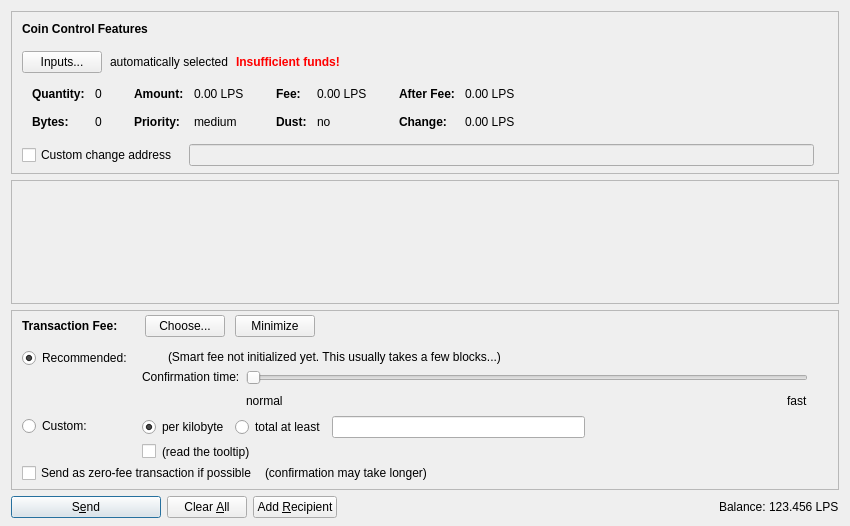
<?xml version="1.0" encoding="UTF-8"?>
<ui version="4.0">
 <class>SendCoinsDialog</class>
 <widget class="QDialog" name="SendCoinsDialog">
  <property name="geometry">
   <rect>
    <x>0</x>
    <y>0</y>
    <width>850</width>
    <height>526</height>
   </rect>
  </property>
  <property name="windowTitle">
   <string>Send Coins</string>
  </property>
  <layout class="QVBoxLayout" name="verticalLayout" stretch="0,1,0,0">
   <property name="bottomMargin">
    <number>8</number>
   </property>
   <item>
    <widget class="QFrame" name="frameCoinControl">
     <property name="sizePolicy">
      <sizepolicy hsizetype="Expanding" vsizetype="Expanding">
       <horstretch>0</horstretch>
       <verstretch>0</verstretch>
      </sizepolicy>
     </property>
     <property name="maximumSize">
      <size>
       <width>16777215</width>
       <height>16777215</height>
      </size>
     </property>
     <property name="frameShape">
      <enum>QFrame::StyledPanel</enum>
     </property>
     <property name="frameShadow">
      <enum>QFrame::Sunken</enum>
     </property>
     <layout class="QVBoxLayout" name="verticalLayoutCoinControl2">
      <property name="spacing">
       <number>0</number>
      </property>
      <property name="leftMargin">
       <number>0</number>
      </property>
      <property name="topMargin">
       <number>0</number>
      </property>
      <property name="rightMargin">
       <number>0</number>
      </property>
      <property name="bottomMargin">
       <number>6</number>
      </property>
      <item>
       <layout class="QVBoxLayout" name="verticalLayoutCoinControl" stretch="0,0,0,0,1">
        <property name="spacing">
         <number>0</number>
        </property>
        <property name="leftMargin">
         <number>10</number>
        </property>
        <property name="topMargin">
         <number>10</number>
        </property>
        <item>
         <layout class="QHBoxLayout" name="horizontalLayoutCoinControl1">
          <property name="bottomMargin">
           <number>15</number>
          </property>
          <item>
           <widget class="QLabel" name="labelCoinControlFeatures">
            <property name="sizePolicy">
             <sizepolicy hsizetype="Preferred" vsizetype="Maximum">
              <horstretch>0</horstretch>
              <verstretch>0</verstretch>
             </sizepolicy>
            </property>
            <property name="font">
             <font>
              <weight>75</weight>
              <bold>true</bold>
             </font>
            </property>
            <property name="styleSheet">
             <string notr="true">font-weight:bold;</string>
            </property>
            <property name="text">
             <string>Coin Control Features</string>
            </property>
           </widget>
          </item>
         </layout>
        </item>
        <item>
         <layout class="QHBoxLayout" name="horizontalLayoutCoinControl2" stretch="0,0,0,0">
          <property name="spacing">
           <number>8</number>
          </property>
          <property name="bottomMargin">
           <number>10</number>
          </property>
          <item>
           <widget class="QPushButton" name="pushButtonCoinControl">
            <property name="styleSheet">
             <string notr="true"/>
            </property>
            <property name="text">
             <string>Inputs...</string>
            </property>
            <property name="autoDefault">
             <bool>false</bool>
            </property>
           </widget>
          </item>
          <item>
           <widget class="QLabel" name="labelCoinControlAutomaticallySelected">
            <property name="text">
             <string>automatically selected</string>
            </property>
            <property name="margin">
             <number>5</number>
            </property>
           </widget>
          </item>
          <item>
           <widget class="QLabel" name="labelCoinControlInsuffFunds">
            <property name="font">
             <font>
              <weight>75</weight>
              <bold>true</bold>
             </font>
            </property>
            <property name="styleSheet">
             <string notr="true">color:red;font-weight:bold;</string>
            </property>
            <property name="text">
             <string>Insufficient funds!</string>
            </property>
            <property name="margin">
             <number>5</number>
            </property>
           </widget>
          </item>
          <item>
           <spacer name="horizontalSpacerCoinControl">
            <property name="orientation">
             <enum>Qt::Horizontal</enum>
            </property>
            <property name="sizeHint" stdset="0">
             <size>
              <width>40</width>
              <height>1</height>
             </size>
            </property>
           </spacer>
          </item>
         </layout>
        </item>
        <item>
         <widget class="QWidget" name="widgetCoinControl" native="true">
          <property name="sizePolicy">
           <sizepolicy hsizetype="Preferred" vsizetype="Preferred">
            <horstretch>0</horstretch>
            <verstretch>0</verstretch>
           </sizepolicy>
          </property>
          <property name="minimumSize">
           <size>
            <width>0</width>
            <height>0</height>
           </size>
          </property>
          <property name="styleSheet">
           <string notr="true"/>
          </property>
          <layout class="QHBoxLayout" name="horizontalLayoutCoinControl5">
           <property name="leftMargin">
            <number>0</number>
           </property>
           <property name="topMargin">
            <number>0</number>
           </property>
           <property name="rightMargin">
            <number>0</number>
           </property>
           <property name="bottomMargin">
            <number>0</number>
           </property>
           <item>
            <layout class="QHBoxLayout" name="horizontalLayoutCoinControl3" stretch="0,0,0,1">
             <property name="spacing">
              <number>20</number>
             </property>
             <property name="topMargin">
              <number>0</number>
             </property>
             <property name="bottomMargin">
              <number>10</number>
             </property>
             <item>
              <layout class="QFormLayout" name="formLayoutCoinControl1">
               <property name="horizontalSpacing">
                <number>10</number>
               </property>
               <property name="verticalSpacing">
                <number>14</number>
               </property>
               <property name="leftMargin">
                <number>10</number>
               </property>
               <property name="topMargin">
                <number>4</number>
               </property>
               <property name="rightMargin">
                <number>6</number>
               </property>
               <item row="0" column="0">
                <widget class="QLabel" name="labelCoinControlQuantityText">
                 <property name="font">
                  <font>
                   <weight>75</weight>
                   <bold>true</bold>
                  </font>
                 </property>
                 <property name="text">
                  <string>Quantity:</string>
                 </property>
                 <property name="margin">
                  <number>0</number>
                 </property>
                </widget>
               </item>
               <item row="0" column="1">
                <widget class="QLabel" name="labelCoinControlQuantity">
                 <property name="cursor">
                  <cursorShape>IBeamCursor</cursorShape>
                 </property>
                 <property name="contextMenuPolicy">
                  <enum>Qt::ActionsContextMenu</enum>
                 </property>
                 <property name="text">
                  <string notr="true">0</string>
                 </property>
                 <property name="margin">
                  <number>0</number>
                 </property>
                 <property name="textInteractionFlags">
                  <set>Qt::LinksAccessibleByMouse|Qt::TextSelectableByKeyboard|Qt::TextSelectableByMouse</set>
                 </property>
                </widget>
               </item>
               <item row="1" column="0">
                <widget class="QLabel" name="labelCoinControlBytesText">
                 <property name="font">
                  <font>
                   <weight>75</weight>
                   <bold>true</bold>
                  </font>
                 </property>
                 <property name="text">
                  <string>Bytes:</string>
                 </property>
                </widget>
               </item>
               <item row="1" column="1">
                <widget class="QLabel" name="labelCoinControlBytes">
                 <property name="cursor">
                  <cursorShape>IBeamCursor</cursorShape>
                 </property>
                 <property name="contextMenuPolicy">
                  <enum>Qt::ActionsContextMenu</enum>
                 </property>
                 <property name="text">
                  <string notr="true">0</string>
                 </property>
                 <property name="textInteractionFlags">
                  <set>Qt::LinksAccessibleByMouse|Qt::TextSelectableByKeyboard|Qt::TextSelectableByMouse</set>
                 </property>
                </widget>
               </item>
              </layout>
             </item>
             <item>
              <layout class="QFormLayout" name="formLayoutCoinControl2">
               <property name="horizontalSpacing">
                <number>10</number>
               </property>
               <property name="verticalSpacing">
                <number>14</number>
               </property>
               <property name="leftMargin">
                <number>6</number>
               </property>
               <property name="topMargin">
                <number>4</number>
               </property>
               <property name="rightMargin">
                <number>6</number>
               </property>
               <item row="0" column="0">
                <widget class="QLabel" name="labelCoinControlAmountText">
                 <property name="font">
                  <font>
                   <weight>75</weight>
                   <bold>true</bold>
                  </font>
                 </property>
                 <property name="text">
                  <string>Amount:</string>
                 </property>
                 <property name="margin">
                  <number>0</number>
                 </property>
                </widget>
               </item>
               <item row="0" column="1">
                <widget class="QLabel" name="labelCoinControlAmount">
                 <property name="cursor">
                  <cursorShape>IBeamCursor</cursorShape>
                 </property>
                 <property name="contextMenuPolicy">
                  <enum>Qt::ActionsContextMenu</enum>
                 </property>
                 <property name="text">
                  <string notr="true">0.00 LPS</string>
                 </property>
                 <property name="textInteractionFlags">
                  <set>Qt::LinksAccessibleByMouse|Qt::TextSelectableByKeyboard|Qt::TextSelectableByMouse</set>
                 </property>
                </widget>
               </item>
               <item row="1" column="0">
                <widget class="QLabel" name="labelCoinControlPriorityText">
                 <property name="font">
                  <font>
                   <weight>75</weight>
                   <bold>true</bold>
                  </font>
                 </property>
                 <property name="text">
                  <string>Priority:</string>
                 </property>
                </widget>
               </item>
               <item row="1" column="1">
                <widget class="QLabel" name="labelCoinControlPriority">
                 <property name="cursor">
                  <cursorShape>IBeamCursor</cursorShape>
                 </property>
                 <property name="contextMenuPolicy">
                  <enum>Qt::ActionsContextMenu</enum>
                 </property>
                 <property name="text">
                  <string notr="true">medium</string>
                 </property>
                 <property name="textInteractionFlags">
                  <set>Qt::LinksAccessibleByMouse|Qt::TextSelectableByKeyboard|Qt::TextSelectableByMouse</set>
                 </property>
                </widget>
               </item>
              </layout>
             </item>
             <item>
              <layout class="QFormLayout" name="formLayoutCoinControl3">
               <property name="horizontalSpacing">
                <number>10</number>
               </property>
               <property name="verticalSpacing">
                <number>14</number>
               </property>
               <property name="leftMargin">
                <number>6</number>
               </property>
               <property name="topMargin">
                <number>4</number>
               </property>
               <property name="rightMargin">
                <number>6</number>
               </property>
               <item row="0" column="0">
                <widget class="QLabel" name="labelCoinControlFeeText">
                 <property name="font">
                  <font>
                   <weight>75</weight>
                   <bold>true</bold>
                  </font>
                 </property>
                 <property name="text">
                  <string>Fee:</string>
                 </property>
                 <property name="margin">
                  <number>0</number>
                 </property>
                </widget>
               </item>
               <item row="0" column="1">
                <widget class="QLabel" name="labelCoinControlFee">
                 <property name="cursor">
                  <cursorShape>IBeamCursor</cursorShape>
                 </property>
                 <property name="contextMenuPolicy">
                  <enum>Qt::ActionsContextMenu</enum>
                 </property>
                 <property name="text">
                  <string notr="true">0.00 LPS</string>
                 </property>
                 <property name="textInteractionFlags">
                  <set>Qt::LinksAccessibleByMouse|Qt::TextSelectableByKeyboard|Qt::TextSelectableByMouse</set>
                 </property>
                </widget>
               </item>
               <item row="1" column="0">
                <widget class="QLabel" name="labelCoinControlLowOutputText">
                 <property name="font">
                  <font>
                   <weight>75</weight>
                   <bold>true</bold>
                  </font>
                 </property>
                 <property name="text">
                  <string>Dust:</string>
                 </property>
                </widget>
               </item>
               <item row="1" column="1">
                <widget class="QLabel" name="labelCoinControlLowOutput">
                 <property name="cursor">
                  <cursorShape>IBeamCursor</cursorShape>
                 </property>
                 <property name="contextMenuPolicy">
                  <enum>Qt::ActionsContextMenu</enum>
                 </property>
                 <property name="text">
                  <string notr="true">no</string>
                 </property>
                 <property name="textInteractionFlags">
                  <set>Qt::LinksAccessibleByMouse|Qt::TextSelectableByKeyboard|Qt::TextSelectableByMouse</set>
                 </property>
                </widget>
               </item>
              </layout>
             </item>
             <item>
              <layout class="QFormLayout" name="formLayoutCoinControl4">
               <property name="horizontalSpacing">
                <number>10</number>
               </property>
               <property name="verticalSpacing">
                <number>14</number>
               </property>
               <property name="leftMargin">
                <number>6</number>
               </property>
               <property name="topMargin">
                <number>4</number>
               </property>
               <property name="rightMargin">
                <number>6</number>
               </property>
               <item row="0" column="0">
                <widget class="QLabel" name="labelCoinControlAfterFeeText">
                 <property name="font">
                  <font>
                   <weight>75</weight>
                   <bold>true</bold>
                  </font>
                 </property>
                 <property name="text">
                  <string>After Fee:</string>
                 </property>
                 <property name="margin">
                  <number>0</number>
                 </property>
                </widget>
               </item>
               <item row="0" column="1">
                <widget class="QLabel" name="labelCoinControlAfterFee">
                 <property name="cursor">
                  <cursorShape>IBeamCursor</cursorShape>
                 </property>
                 <property name="contextMenuPolicy">
                  <enum>Qt::ActionsContextMenu</enum>
                 </property>
                 <property name="text">
                  <string notr="true">0.00 LPS</string>
                 </property>
                 <property name="textInteractionFlags">
                  <set>Qt::LinksAccessibleByMouse|Qt::TextSelectableByKeyboard|Qt::TextSelectableByMouse</set>
                 </property>
                </widget>
               </item>
               <item row="1" column="0">
                <widget class="QLabel" name="labelCoinControlChangeText">
                 <property name="font">
                  <font>
                   <weight>75</weight>
                   <bold>true</bold>
                  </font>
                 </property>
                 <property name="text">
                  <string>Change:</string>
                 </property>
                </widget>
               </item>
               <item row="1" column="1">
                <widget class="QLabel" name="labelCoinControlChange">
                 <property name="cursor">
                  <cursorShape>IBeamCursor</cursorShape>
                 </property>
                 <property name="contextMenuPolicy">
                  <enum>Qt::ActionsContextMenu</enum>
                 </property>
                 <property name="text">
                  <string notr="true">0.00 LPS</string>
                 </property>
                 <property name="textInteractionFlags">
                  <set>Qt::LinksAccessibleByMouse|Qt::TextSelectableByKeyboard|Qt::TextSelectableByMouse</set>
                 </property>
                </widget>
               </item>
              </layout>
             </item>
            </layout>
           </item>
          </layout>
         </widget>
        </item>
        <item>
         <layout class="QHBoxLayout" name="horizontalLayoutCoinControl4" stretch="0,0,0">
          <property name="spacing">
           <number>12</number>
          </property>
          <property name="sizeConstraint">
           <enum>QLayout::SetDefaultConstraint</enum>
          </property>
          <property name="topMargin">
           <number>5</number>
          </property>
          <property name="rightMargin">
           <number>5</number>
          </property>
          <item>
           <widget class="QCheckBox" name="checkBoxCoinControlChange">
            <property name="toolTip">
             <string>If this is activated, but the change address is empty or invalid, change will be sent to a newly generated address.</string>
            </property>
            <property name="text">
             <string>Custom change address</string>
            </property>
           </widget>
          </item>
          <item>
           <widget class="QValidatedLineEdit" name="lineEditCoinControlChange">
            <property name="enabled">
             <bool>false</bool>
            </property>
            <property name="sizePolicy">
             <sizepolicy hsizetype="Expanding" vsizetype="Fixed">
              <horstretch>0</horstretch>
              <verstretch>0</verstretch>
             </sizepolicy>
            </property>
           </widget>
          </item>
          <item>
           <widget class="QLabel" name="labelCoinControlChangeLabel">
            <property name="sizePolicy">
             <sizepolicy hsizetype="Preferred" vsizetype="Expanding">
              <horstretch>0</horstretch>
              <verstretch>0</verstretch>
             </sizepolicy>
            </property>
            <property name="minimumSize">
             <size>
              <width>0</width>
              <height>0</height>
             </size>
            </property>
            <property name="text">
             <string/>
            </property>
            <property name="margin">
             <number>3</number>
            </property>
           </widget>
          </item>
         </layout>
        </item>
        <item>
         <spacer name="verticalSpacerCoinControl">
          <property name="orientation">
           <enum>Qt::Vertical</enum>
          </property>
          <property name="sizeHint" stdset="0">
           <size>
            <width>800</width>
            <height>1</height>
           </size>
          </property>
         </spacer>
        </item>
       </layout>
      </item>
     </layout>
    </widget>
   </item>
   <item>
    <widget class="QScrollArea" name="scrollArea">
     <property name="widgetResizable">
      <bool>true</bool>
     </property>
     <widget class="QWidget" name="scrollAreaWidgetContents">
      <property name="geometry">
       <rect>
        <x>0</x>
        <y>0</y>
        <width>830</width>
        <height>68</height>
       </rect>
      </property>
      <layout class="QVBoxLayout" name="verticalLayout_2" stretch="0,1">
       <property name="leftMargin">
        <number>0</number>
       </property>
       <property name="topMargin">
        <number>0</number>
       </property>
       <property name="rightMargin">
        <number>0</number>
       </property>
       <property name="bottomMargin">
        <number>0</number>
       </property>
       <item>
        <layout class="QVBoxLayout" name="entries">
         <property name="spacing">
          <number>6</number>
         </property>
        </layout>
       </item>
       <item>
        <spacer name="verticalSpacer">
         <property name="orientation">
          <enum>Qt::Vertical</enum>
         </property>
         <property name="sizeHint" stdset="0">
          <size>
           <width>20</width>
           <height>40</height>
          </size>
         </property>
        </spacer>
       </item>
      </layout>
     </widget>
    </widget>
   </item>
   <item>
    <widget class="QFrame" name="frameFee">
     <property name="sizePolicy">
      <sizepolicy hsizetype="Expanding" vsizetype="Expanding">
       <horstretch>0</horstretch>
       <verstretch>0</verstretch>
      </sizepolicy>
     </property>
     <property name="maximumSize">
      <size>
       <width>16777215</width>
       <height>16777215</height>
      </size>
     </property>
     <property name="frameShape">
      <enum>QFrame::StyledPanel</enum>
     </property>
     <property name="frameShadow">
      <enum>QFrame::Sunken</enum>
     </property>
     <layout class="QVBoxLayout" name="verticalLayoutFee1">
      <property name="spacing">
       <number>0</number>
      </property>
      <property name="leftMargin">
       <number>0</number>
      </property>
      <property name="topMargin">
       <number>0</number>
      </property>
      <property name="rightMargin">
       <number>0</number>
      </property>
      <property name="bottomMargin">
       <number>0</number>
      </property>
      <item>
       <layout class="QVBoxLayout" name="verticalLayoutFee2" stretch="0,0,0">
        <property name="spacing">
         <number>0</number>
        </property>
        <property name="leftMargin">
         <number>10</number>
        </property>
        <property name="topMargin">
         <number>0</number>
        </property>
        <item>
         <layout class="QHBoxLayout" name="horizontalLayoutFee1">
          <property name="bottomMargin">
           <number>0</number>
          </property>
          <item>
           <layout class="QVBoxLayout" name="verticalLayoutFee7">
            <property name="spacing">
             <number>0</number>
            </property>
            <item>
             <spacer name="verticalSpacerSmartFee">
              <property name="orientation">
               <enum>Qt::Vertical</enum>
              </property>
              <property name="sizeType">
               <enum>QSizePolicy::Fixed</enum>
              </property>
              <property name="sizeHint" stdset="0">
               <size>
                <width>1</width>
                <height>4</height>
               </size>
              </property>
             </spacer>
            </item>
            <item>
             <layout class="QHBoxLayout" name="horizontalLayoutSmartFee">
              <property name="spacing">
               <number>10</number>
              </property>
              <item>
               <widget class="QLabel" name="labelFeeHeadline">
                <property name="sizePolicy">
                 <sizepolicy hsizetype="Preferred" vsizetype="Maximum">
                  <horstretch>0</horstretch>
                  <verstretch>0</verstretch>
                 </sizepolicy>
                </property>
                <property name="font">
                 <font>
                  <weight>75</weight>
                  <bold>true</bold>
                 </font>
                </property>
                <property name="styleSheet">
                 <string notr="true">font-weight:bold;</string>
                </property>
                <property name="text">
                 <string>Transaction Fee:</string>
                </property>
               </widget>
              </item>
              <item>
               <widget class="QLabel" name="labelFeeMinimized">
                <property name="text">
                 <string/>
                </property>
               </widget>
              </item>
              <item>
               <widget class="QPushButton" name="buttonChooseFee">
                <property name="text">
                 <string>Choose...</string>
                </property>
               </widget>
              </item>
              <item>
               <widget class="QPushButton" name="buttonMinimizeFee">
                <property name="toolTip">
                 <string>collapse fee-settings</string>
                </property>
                <property name="text">
                 <string>Minimize</string>
                </property>
               </widget>
              </item>
             </layout>
            </item>
            <item>
             <spacer name="verticalSpacer_5">
              <property name="orientation">
               <enum>Qt::Vertical</enum>
              </property>
              <property name="sizeHint" stdset="0">
               <size>
                <width>1</width>
                <height>1</height>
               </size>
              </property>
             </spacer>
            </item>
           </layout>
          </item>
          <item>
           <spacer name="horizontalSpacer_4">
            <property name="orientation">
             <enum>Qt::Horizontal</enum>
            </property>
            <property name="sizeHint" stdset="0">
             <size>
              <width>40</width>
              <height>20</height>
             </size>
            </property>
           </spacer>
          </item>
         </layout>
        </item>
        <item>
         <widget class="QFrame" name="frameFeeSelection">
          <layout class="QVBoxLayout" name="verticalLayoutFee12">
           <property name="spacing">
            <number>0</number>
           </property>
           <property name="leftMargin">
            <number>0</number>
           </property>
           <property name="topMargin">
            <number>0</number>
           </property>
           <property name="rightMargin">
            <number>0</number>
           </property>
           <property name="bottomMargin">
            <number>0</number>
           </property>
           <item>
            <layout class="QGridLayout" name="gridLayoutFee">
             <property name="topMargin">
              <number>10</number>
             </property>
             <property name="bottomMargin">
              <number>4</number>
             </property>
             <property name="horizontalSpacing">
              <number>10</number>
             </property>
             <property name="verticalSpacing">
              <number>4</number>
             </property>
             <item row="1" column="1">
              <layout class="QVBoxLayout" name="verticalLayoutFee8">
               <property name="spacing">
                <number>6</number>
               </property>
               <item>
                <layout class="QHBoxLayout" name="horizontalLayoutFee13">
                 <item>
                  <widget class="QRadioButton" name="radioCustomPerKilobyte">
                   <property name="toolTip">
                    <string>If the custom fee is set to 1000 satoshis and the transaction is only 250 bytes, then &quot;per kilobyte&quot; only pays 250 satoshis in fee, while &quot;at least&quot; pays 1000 satoshis. For transactions bigger than a kilobyte both pay by kilobyte.</string>
                   </property>
                   <property name="text">
                    <string>per kilobyte</string>
                   </property>
                   <property name="checked">
                    <bool>true</bool>
                   </property>
                   <attribute name="buttonGroup">
                    <string notr="true">groupCustomFee</string>
                   </attribute>
                  </widget>
                 </item>
                 <item>
                  <widget class="QRadioButton" name="radioCustomAtLeast">
                   <property name="toolTip">
                    <string>If the custom fee is set to 1000 satoshis and the transaction is only 250 bytes, then &quot;per kilobyte&quot; only pays 250 satoshis in fee, while &quot;total at least&quot; pays 1000 satoshis. For transactions bigger than a kilobyte both pay by kilobyte.</string>
                   </property>
                   <property name="text">
                    <string>total at least</string>
                   </property>
                   <attribute name="buttonGroup">
                    <string notr="true">groupCustomFee</string>
                   </attribute>
                  </widget>
                 </item>
                 <item>
                  <widget class="BitcoinAmountField" name="customFee"/>
                 </item>
                 <item>
                  <spacer name="horizontalSpacer_6">
                   <property name="orientation">
                    <enum>Qt::Horizontal</enum>
                   </property>
                   <property name="sizeHint" stdset="0">
                    <size>
                     <width>1</width>
                     <height>1</height>
                    </size>
                   </property>
                  </spacer>
                 </item>
                </layout>
               </item>
               <item>
                <layout class="QHBoxLayout" name="horizontalLayoutFee8">
                 <item>
                  <widget class="QCheckBox" name="checkBoxMinimumFee">
                   <property name="toolTip">
                    <string>Paying only the minimum fee is just fine as long as there is less transaction volume than space in the blocks. But be aware that this can end up in a never confirming transaction once there is more demand for liskplayshare transactions than the network can process.</string>
                   </property>
                   <property name="text">
                    <string/>
                   </property>
                  </widget>
                 </item>
                 <item>
                  <widget class="QLabel" name="labelMinFeeWarning">
                   <property name="enabled">
                    <bool>true</bool>
                   </property>
                   <property name="toolTip">
                    <string>Paying only the minimum fee is just fine as long as there is less transaction volume than space in the blocks. But be aware that this can end up in a never confirming transaction once there is more demand for liskplayshare transactions than the network can process.</string>
                   </property>
                   <property name="text">
                    <string>(read the tooltip)</string>
                   </property>
                   <property name="margin">
                    <number>5</number>
                   </property>
                  </widget>
                 </item>
                 <item>
                  <spacer name="horizontalSpacer_2">
                   <property name="orientation">
                    <enum>Qt::Horizontal</enum>
                   </property>
                   <property name="sizeHint" stdset="0">
                    <size>
                     <width>1</width>
                     <height>1</height>
                    </size>
                   </property>
                  </spacer>
                 </item>
                </layout>
               </item>
              </layout>
             </item>
             <item row="0" column="0">
              <layout class="QVBoxLayout" name="verticalLayoutFee4" stretch="0,1">
               <item>
                <widget class="QRadioButton" name="radioSmartFee">
                 <property name="text">
                  <string>Recommended:</string>
                 </property>
                 <property name="checked">
                  <bool>true</bool>
                 </property>
                 <attribute name="buttonGroup">
                  <string notr="true">groupFee</string>
                 </attribute>
                </widget>
               </item>
               <item>
                <spacer name="verticalSpacer_2">
                 <property name="orientation">
                  <enum>Qt::Vertical</enum>
                 </property>
                 <property name="sizeHint" stdset="0">
                  <size>
                   <width>1</width>
                   <height>1</height>
                  </size>
                 </property>
                </spacer>
               </item>
              </layout>
             </item>
             <item row="1" column="0">
              <layout class="QVBoxLayout" name="verticalLayoutFee9" stretch="0,1">
               <item>
                <widget class="QRadioButton" name="radioCustomFee">
                 <property name="text">
                  <string>Custom:</string>
                 </property>
                 <attribute name="buttonGroup">
                  <string notr="true">groupFee</string>
                 </attribute>
                </widget>
               </item>
               <item>
                <spacer name="verticalSpacer_6">
                 <property name="orientation">
                  <enum>Qt::Vertical</enum>
                 </property>
                 <property name="sizeHint" stdset="0">
                  <size>
                   <width>1</width>
                   <height>1</height>
                  </size>
                 </property>
                </spacer>
               </item>
              </layout>
             </item>
             <item row="0" column="1">
              <layout class="QVBoxLayout" name="verticalLayoutFee3" stretch="0,0,1">
               <property name="spacing">
                <number>6</number>
               </property>
               <property name="topMargin">
                <number>2</number>
               </property>
               <item>
                <layout class="QHBoxLayout" name="horizontalLayoutFee12">
                 <item>
                  <widget class="QLabel" name="labelSmartFee">
                   <property name="text">
                    <string/>
                   </property>
                   <property name="margin">
                    <number>2</number>
                   </property>
                  </widget>
                 </item>
                 <item>
                  <widget class="QLabel" name="labelFeeEstimation">
                   <property name="text">
                    <string/>
                   </property>
                  </widget>
                 </item>
                 <item>
                  <widget class="QLabel" name="labelSmartFee2">
                   <property name="text">
                    <string>(Smart fee not initialized yet. This usually takes a few blocks...)</string>
                   </property>
                   <property name="margin">
                    <number>2</number>
                   </property>
                  </widget>
                 </item>
                 <item>
                  <spacer name="horizontalSpacer_5">
                   <property name="orientation">
                    <enum>Qt::Horizontal</enum>
                   </property>
                   <property name="sizeHint" stdset="0">
                    <size>
                     <width>1</width>
                     <height>1</height>
                    </size>
                   </property>
                  </spacer>
                 </item>
                </layout>
               </item>
               <item>
                <layout class="QHBoxLayout" name="horizontalLayoutFee9">
                 <item>
                  <layout class="QVBoxLayout" name="verticalLayoutFee6">
                   <item>
                    <widget class="QLabel" name="labelSmartFee3">
                     <property name="text">
                      <string>Confirmation time:</string>
                     </property>
                     <property name="margin">
                      <number>2</number>
                     </property>
                    </widget>
                   </item>
                   <item>
                    <spacer name="verticalSpacer_3">
                     <property name="orientation">
                      <enum>Qt::Vertical</enum>
                     </property>
                     <property name="sizeHint" stdset="0">
                      <size>
                       <width>1</width>
                       <height>1</height>
                      </size>
                     </property>
                    </spacer>
                   </item>
                  </layout>
                 </item>
                 <item>
                  <layout class="QVBoxLayout" name="verticalLayoutFee5">
                   <property name="rightMargin">
                    <number>30</number>
                   </property>
                   <item>
                    <widget class="QSlider" name="sliderSmartFee">
                     <property name="minimum">
                      <number>0</number>
                     </property>
                     <property name="maximum">
                      <number>24</number>
                     </property>
                     <property name="pageStep">
                      <number>1</number>
                     </property>
                     <property name="value">
                      <number>0</number>
                     </property>
                     <property name="orientation">
                      <enum>Qt::Horizontal</enum>
                     </property>
                     <property name="invertedAppearance">
                      <bool>false</bool>
                     </property>
                     <property name="invertedControls">
                      <bool>false</bool>
                     </property>
                     <property name="tickPosition">
                      <enum>QSlider::NoTicks</enum>
                     </property>
                    </widget>
                   </item>
                   <item>
                    <layout class="QHBoxLayout" name="horizontalLayoutFee10">
                     <item>
                      <widget class="QLabel" name="labelSmartFeeNormal">
                       <property name="text">
                        <string>normal</string>
                       </property>
                      </widget>
                     </item>
                     <item>
                      <spacer name="horizontalSpacer_3">
                       <property name="orientation">
                        <enum>Qt::Horizontal</enum>
                       </property>
                       <property name="sizeHint" stdset="0">
                        <size>
                         <width>40</width>
                         <height>20</height>
                        </size>
                       </property>
                      </spacer>
                     </item>
                     <item>
                      <widget class="QLabel" name="labelSmartFeeFast">
                       <property name="text">
                        <string>fast</string>
                       </property>
                      </widget>
                     </item>
                    </layout>
                   </item>
                  </layout>
                 </item>
                </layout>
               </item>
               <item>
                <spacer name="verticalSpacer_4">
                 <property name="orientation">
                  <enum>Qt::Vertical</enum>
                 </property>
                 <property name="sizeHint" stdset="0">
                  <size>
                   <width>1</width>
                   <height>1</height>
                  </size>
                 </property>
                </spacer>
               </item>
              </layout>
             </item>
            </layout>
           </item>
           <item>
            <layout class="QHBoxLayout" name="horizontalLayoutFee5" stretch="0,0,0">
             <property name="spacing">
              <number>8</number>
             </property>
             <property name="bottomMargin">
              <number>4</number>
             </property>
             <item>
              <widget class="QCheckBox" name="checkBoxFreeTx">
               <property name="text">
                <string>Send as zero-fee transaction if possible</string>
               </property>
              </widget>
             </item>
             <item>
              <widget class="QLabel" name="labelFreeTx">
               <property name="text">
                <string>(confirmation may take longer)</string>
               </property>
               <property name="margin">
                <number>5</number>
               </property>
              </widget>
             </item>
             <item>
              <spacer name="horizontalSpacerFee5">
               <property name="orientation">
                <enum>Qt::Horizontal</enum>
               </property>
               <property name="sizeHint" stdset="0">
                <size>
                 <width>1</width>
                 <height>1</height>
                </size>
               </property>
              </spacer>
             </item>
            </layout>
           </item>
           <item>
            <spacer name="verticalSpacerFee2">
             <property name="orientation">
              <enum>Qt::Vertical</enum>
             </property>
             <property name="sizeHint" stdset="0">
              <size>
               <width>1</width>
               <height>1</height>
              </size>
             </property>
            </spacer>
           </item>
          </layout>
         </widget>
        </item>
        <item>
         <spacer name="verticalSpacerFee">
          <property name="orientation">
           <enum>Qt::Vertical</enum>
          </property>
          <property name="sizeHint" stdset="0">
           <size>
            <width>800</width>
            <height>1</height>
           </size>
          </property>
         </spacer>
        </item>
       </layout>
      </item>
     </layout>
    </widget>
   </item>
   <item>
    <layout class="QHBoxLayout" name="horizontalLayout">
     <item>
      <widget class="QPushButton" name="sendButton">
       <property name="minimumSize">
        <size>
         <width>150</width>
         <height>0</height>
        </size>
       </property>
       <property name="toolTip">
        <string>Confirm the send action</string>
       </property>
       <property name="text">
        <string>S&amp;end</string>
       </property>
       <property name="icon">
        <iconset resource="../bitcoin.qrc">
         <normaloff>:/icons/send</normaloff>:/icons/send</iconset>
       </property>
       <property name="autoDefault">
        <bool>false</bool>
       </property>
       <property name="default">
        <bool>true</bool>
       </property>
      </widget>
     </item>
     <item>
      <widget class="QPushButton" name="clearButton">
       <property name="sizePolicy">
        <sizepolicy hsizetype="Minimum" vsizetype="Fixed">
         <horstretch>0</horstretch>
         <verstretch>0</verstretch>
        </sizepolicy>
       </property>
       <property name="toolTip">
        <string>Clear all fields of the form.</string>
       </property>
       <property name="text">
        <string>Clear &amp;All</string>
       </property>
       <property name="icon">
        <iconset resource="../bitcoin.qrc">
         <normaloff>:/icons/remove</normaloff>:/icons/remove</iconset>
       </property>
       <property name="autoDefault">
        <bool>false</bool>
       </property>
      </widget>
     </item>
     <item>
      <widget class="QPushButton" name="addButton">
       <property name="toolTip">
        <string>Send to multiple recipients at once</string>
       </property>
       <property name="text">
        <string>Add &amp;Recipient</string>
       </property>
       <property name="icon">
        <iconset resource="../bitcoin.qrc">
         <normaloff>:/icons/add</normaloff>:/icons/add</iconset>
       </property>
       <property name="autoDefault">
        <bool>false</bool>
       </property>
      </widget>
     </item>
     <item>
      <spacer name="horizontalSpacer">
       <property name="orientation">
        <enum>Qt::Horizontal</enum>
       </property>
       <property name="sizeHint" stdset="0">
        <size>
         <width>40</width>
         <height>20</height>
        </size>
       </property>
      </spacer>
     </item>
     <item>
      <layout class="QHBoxLayout" name="horizontalLayout_2">
       <property name="spacing">
        <number>3</number>
       </property>
       <item>
        <widget class="QLabel" name="label">
         <property name="sizePolicy">
          <sizepolicy hsizetype="Preferred" vsizetype="Fixed">
           <horstretch>0</horstretch>
           <verstretch>0</verstretch>
          </sizepolicy>
         </property>
         <property name="text">
          <string>Balance:</string>
         </property>
        </widget>
       </item>
       <item>
        <widget class="QLabel" name="labelBalance">
         <property name="sizePolicy">
          <sizepolicy hsizetype="Preferred" vsizetype="Fixed">
           <horstretch>0</horstretch>
           <verstretch>0</verstretch>
          </sizepolicy>
         </property>
         <property name="cursor">
          <cursorShape>IBeamCursor</cursorShape>
         </property>
         <property name="text">
          <string notr="true">123.456 LPS</string>
         </property>
         <property name="textInteractionFlags">
          <set>Qt::LinksAccessibleByMouse|Qt::TextSelectableByKeyboard|Qt::TextSelectableByMouse</set>
         </property>
        </widget>
       </item>
      </layout>
     </item>
    </layout>
   </item>
  </layout>
 </widget>
 <customwidgets>
  <customwidget>
   <class>QValidatedLineEdit</class>
   <extends>QLineEdit</extends>
   <header>qvalidatedlineedit.h</header>
  </customwidget>
  <customwidget>
   <class>BitcoinAmountField</class>
   <extends>QLineEdit</extends>
   <header>bitcoinamountfield.h</header>
   <container>1</container>
  </customwidget>
 </customwidgets>
 <resources>
  <include location="../bitcoin.qrc"/>
 </resources>
 <connections/>
 <buttongroups>
  <buttongroup name="groupFee"/>
  <buttongroup name="groupCustomFee"/>
 </buttongroups>
</ui>
